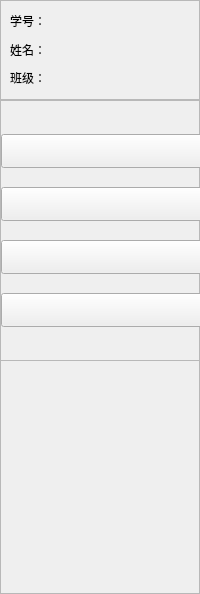
<?xml version="1.0" encoding="UTF-8"?>
<ui version="4.0">
 <class>LeftMainMenusFrame</class>
 <widget class="QFrame" name="LeftMainMenusFrame">
  <property name="geometry">
   <rect>
    <x>0</x>
    <y>0</y>
    <width>200</width>
    <height>594</height>
   </rect>
  </property>
  <property name="sizePolicy">
   <sizepolicy hsizetype="Preferred" vsizetype="Expanding">
    <horstretch>0</horstretch>
    <verstretch>0</verstretch>
   </sizepolicy>
  </property>
  <property name="minimumSize">
   <size>
    <width>200</width>
    <height>594</height>
   </size>
  </property>
  <property name="maximumSize">
   <size>
    <width>200</width>
    <height>16777215</height>
   </size>
  </property>
  <property name="windowTitle">
   <string>Frame</string>
  </property>
  <property name="frameShape">
   <enum>QFrame::StyledPanel</enum>
  </property>
  <property name="frameShadow">
   <enum>QFrame::Raised</enum>
  </property>
  <widget class="QFrame" name="UserInfoFrame">
   <property name="geometry">
    <rect>
     <x>0</x>
     <y>0</y>
     <width>200</width>
     <height>100</height>
    </rect>
   </property>
   <property name="minimumSize">
    <size>
     <width>200</width>
     <height>100</height>
    </size>
   </property>
   <property name="maximumSize">
    <size>
     <width>200</width>
     <height>100</height>
    </size>
   </property>
   <property name="frameShape">
    <enum>QFrame::StyledPanel</enum>
   </property>
   <property name="frameShadow">
    <enum>QFrame::Raised</enum>
   </property>
   <layout class="QVBoxLayout" name="verticalLayout">
    <item>
     <layout class="QHBoxLayout" name="horizontalLayout_9">
      <item>
       <widget class="QLabel" name="label_8">
        <property name="minimumSize">
         <size>
          <width>41</width>
          <height>16</height>
         </size>
        </property>
        <property name="maximumSize">
         <size>
          <width>41</width>
          <height>16</height>
         </size>
        </property>
        <property name="text">
         <string>学号：</string>
        </property>
       </widget>
      </item>
      <item>
       <widget class="QLabel" name="StudentNumberLabel">
        <property name="minimumSize">
         <size>
          <width>0</width>
          <height>16</height>
         </size>
        </property>
        <property name="text">
         <string/>
        </property>
        <property name="alignment">
         <set>Qt::AlignLeading|Qt::AlignLeft|Qt::AlignVCenter</set>
        </property>
       </widget>
      </item>
     </layout>
    </item>
    <item>
     <layout class="QHBoxLayout" name="horizontalLayout_2">
      <item>
       <widget class="QLabel" name="label_6">
        <property name="minimumSize">
         <size>
          <width>41</width>
          <height>16</height>
         </size>
        </property>
        <property name="maximumSize">
         <size>
          <width>41</width>
          <height>16</height>
         </size>
        </property>
        <property name="text">
         <string>姓名：</string>
        </property>
       </widget>
      </item>
      <item>
       <widget class="QLabel" name="StudentNameLabel">
        <property name="minimumSize">
         <size>
          <width>0</width>
          <height>16</height>
         </size>
        </property>
        <property name="text">
         <string/>
        </property>
        <property name="alignment">
         <set>Qt::AlignLeading|Qt::AlignLeft|Qt::AlignVCenter</set>
        </property>
       </widget>
      </item>
     </layout>
    </item>
    <item>
     <layout class="QHBoxLayout" name="horizontalLayout">
      <item>
       <widget class="QLabel" name="label_2">
        <property name="minimumSize">
         <size>
          <width>41</width>
          <height>16</height>
         </size>
        </property>
        <property name="maximumSize">
         <size>
          <width>41</width>
          <height>16</height>
         </size>
        </property>
        <property name="text">
         <string>班级：</string>
        </property>
       </widget>
      </item>
      <item>
       <widget class="QLabel" name="StudentGradeLabel">
        <property name="minimumSize">
         <size>
          <width>0</width>
          <height>16</height>
         </size>
        </property>
        <property name="text">
         <string/>
        </property>
       </widget>
      </item>
     </layout>
    </item>
   </layout>
  </widget>
  <widget class="QFrame" name="LeftMenuFrame">
   <property name="geometry">
    <rect>
     <x>0</x>
     <y>100</y>
     <width>218</width>
     <height>261</height>
    </rect>
   </property>
   <property name="minimumSize">
    <size>
     <width>218</width>
     <height>261</height>
    </size>
   </property>
   <property name="frameShape">
    <enum>QFrame::StyledPanel</enum>
   </property>
   <property name="frameShadow">
    <enum>QFrame::Raised</enum>
   </property>
   <layout class="QVBoxLayout" name="verticalLayout_2">
    <property name="leftMargin">
     <number>0</number>
    </property>
    <property name="topMargin">
     <number>20</number>
    </property>
    <property name="rightMargin">
     <number>0</number>
    </property>
    <property name="bottomMargin">
     <number>20</number>
    </property>
    <item>
     <layout class="QHBoxLayout" name="horizontalLayout_4">
      <item>
       <widget class="QGroupButtonWithIcon" name="leftMenuFileListButton">
        <property name="minimumSize">
         <size>
          <width>0</width>
          <height>34</height>
         </size>
        </property>
        <property name="maximumSize">
         <size>
          <width>16777215</width>
          <height>34</height>
         </size>
        </property>
        <property name="text">
         <string/>
        </property>
       </widget>
      </item>
     </layout>
    </item>
    <item>
     <layout class="QHBoxLayout" name="horizontalLayout_5">
      <item>
       <widget class="QGroupButtonWithIcon" name="leftMenuDownloadingButton">
        <property name="minimumSize">
         <size>
          <width>0</width>
          <height>34</height>
         </size>
        </property>
        <property name="maximumSize">
         <size>
          <width>16777215</width>
          <height>34</height>
         </size>
        </property>
        <property name="text">
         <string/>
        </property>
       </widget>
      </item>
     </layout>
    </item>
    <item>
     <layout class="QHBoxLayout" name="horizontalLayout_6">
      <item>
       <widget class="QGroupButtonWithIcon" name="leftMenuUploadingButton">
        <property name="minimumSize">
         <size>
          <width>0</width>
          <height>34</height>
         </size>
        </property>
        <property name="maximumSize">
         <size>
          <width>16777215</width>
          <height>34</height>
         </size>
        </property>
        <property name="text">
         <string/>
        </property>
       </widget>
      </item>
     </layout>
    </item>
    <item>
     <layout class="QHBoxLayout" name="horizontalLayout_7">
      <item>
       <widget class="QGroupButtonWithIcon" name="leftMenuFinshedButton">
        <property name="minimumSize">
         <size>
          <width>0</width>
          <height>34</height>
         </size>
        </property>
        <property name="maximumSize">
         <size>
          <width>16777215</width>
          <height>34</height>
         </size>
        </property>
        <property name="text">
         <string/>
        </property>
       </widget>
      </item>
     </layout>
    </item>
   </layout>
  </widget>
 </widget>
 <customwidgets>
  <customwidget>
   <class>QGroupButtonWithIcon</class>
   <extends>QPushButton</extends>
   <header>widgets/QGroupButtonWithIcon.h</header>
  </customwidget>
 </customwidgets>
 <resources/>
 <connections/>
</ui>
